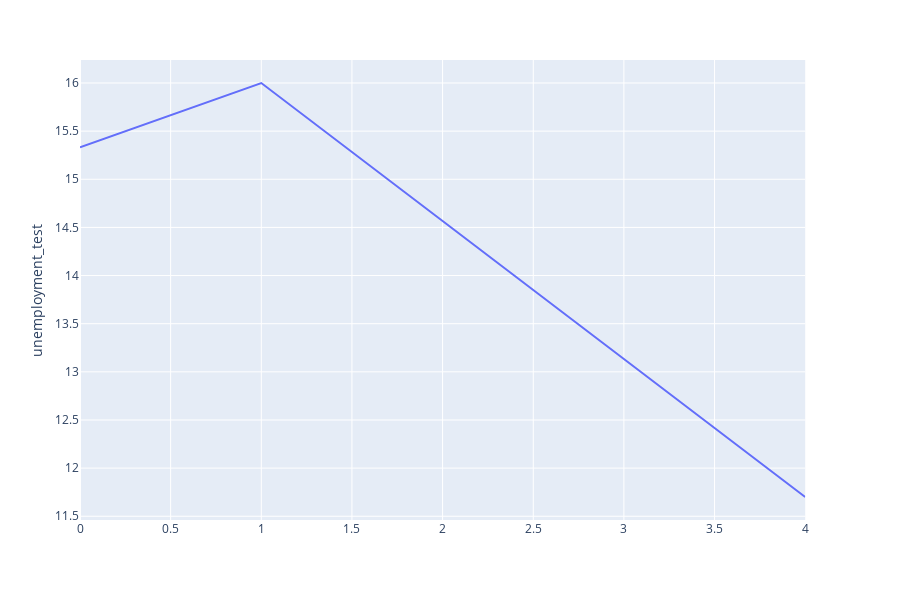

The code cell stored with this chart in its notebook:
### Code cell
plot_hires=[0,3,4,4]
df_unemployment['unemployment_test']
import plotly.express as px

fig = px.line(df_unemployment, y="unemployment_test")
fig.show()

### Figure 1 — Plotly figure (JSON) as saved in the notebook; plotly's stock layout.template omitted (floating-point values rounded to 4 significant figures)
{"data": [{"hoverlabel": {"namelength": 0}, "hovertemplate": "unemployment_test=%{y}", "legendgroup": "", "line": {"color": "#636efa", "dash": "solid"}, "mode": "lines", "name": "", "showlegend": false, "type": "scatter", "xaxis": "x", "y": [15.33, 16, 14.57, 13.13, 11.7], "yaxis": "y"}], "layout": {"height": 600, "legend": {"tracegroupgap": 0}, "margin": {"t": 60}, "xaxis": {"anchor": "y", "domain": [0, 0.98]}, "yaxis": {"anchor": "x", "domain": [0, 1], "title": {"text": "unemployment_test"}}}}
